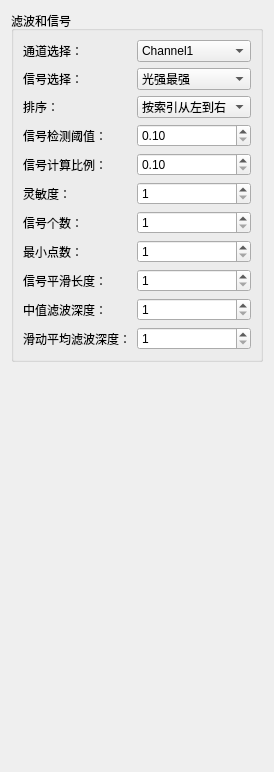
          <widget class="QWidget" name="tabSignalAndFilterMode">
           <attribute name="title">
            <string>信号饱和度</string>
           </attribute>
           <layout class="QGridLayout" name="gridLayout_12">
            <item row="0" column="0">
             <widget class="QGroupBox" name="groupBoxFilterAndSignal">
              <property name="title">
               <string>滤波和信号</string>
              </property>
              <layout class="QGridLayout" name="gridLayout_26">
               <item row="0" column="0">
                <widget class="QLabel" name="label_15">
                 <property name="text">
                  <string>通道选择：</string>
                 </property>
                </widget>
               </item>
               <item row="0" column="1">
                <widget class="QComboBox" name="comboBoxFilterAndSignalChannelSelect">
                 <item>
                  <property name="text">
                   <string>Channel1</string>
                  </property>
                 </item>
                 <item>
                  <property name="text">
                   <string>Channel2</string>
                  </property>
                 </item>
                 <item>
                  <property name="text">
                   <string>Channel3</string>
                  </property>
                 </item>
                 <item>
                  <property name="text">
                   <string>Channel4</string>
                  </property>
                 </item>
                </widget>
               </item>
               <item row="1" column="0">
                <widget class="QLabel" name="label_17">
                 <property name="text">
                  <string>信号选择：</string>
                 </property>
                </widget>
               </item>
               <item row="1" column="1">
                <widget class="QComboBox" name="comboBoxExportSignalSelect">
                 <item>
                  <property name="text">
                   <string>光强最强</string>
                  </property>
                 </item>
                 <item>
                  <property name="text">
                   <string>最近端信号</string>
                  </property>
                 </item>
                 <item>
                  <property name="text">
                   <string>最远端信号</string>
                  </property>
                 </item>
                </widget>
               </item>
               <item row="2" column="0">
                <widget class="QLabel" name="label_18">
                 <property name="text">
                  <string>排序：</string>
                 </property>
                </widget>
               </item>
               <item row="2" column="1">
                <widget class="QComboBox" name="comboBoxSignalSortSelect">
                 <item>
                  <property name="text">
                   <string>按索引从左到右</string>
                  </property>
                 </item>
                 <item>
                  <property name="text">
                   <string>从近端到远端</string>
                  </property>
                 </item>
                 <item>
                  <property name="text">
                   <string>从远端到近端</string>
                  </property>
                 </item>
                </widget>
               </item>
               <item row="3" column="0">
                <widget class="QLabel" name="label_22">
                 <property name="text">
                  <string>信号检测阈值：</string>
                 </property>
                </widget>
               </item>
               <item row="3" column="1">
                <widget class="QDoubleSpinBox" name="doubleSpinBoxSignalThresholdValue">
                 <property name="minimum">
                  <double>0.100000000000000</double>
                 </property>
                 <property name="maximum">
                  <double>100.000000000000000</double>
                 </property>
                 <property name="singleStep">
                  <double>0.100000000000000</double>
                 </property>
                </widget>
               </item>
               <item row="4" column="0">
                <widget class="QLabel" name="label_23">
                 <property name="text">
                  <string>信号计算比例：</string>
                 </property>
                </widget>
               </item>
               <item row="4" column="1">
                <widget class="QDoubleSpinBox" name="doubleSpinBoxSignalRatio">
                 <property name="minimum">
                  <double>0.100000000000000</double>
                 </property>
                 <property name="maximum">
                  <double>1.000000000000000</double>
                 </property>
                 <property name="singleStep">
                  <double>0.100000000000000</double>
                 </property>
                </widget>
               </item>
               <item row="5" column="0">
                <widget class="QLabel" name="label_24">
                 <property name="text">
                  <string>灵敏度：</string>
                 </property>
                </widget>
               </item>
               <item row="5" column="1">
                <widget class="QSpinBox" name="spinBoxSignalSensitivity">
                 <property name="minimum">
                  <number>1</number>
                 </property>
                 <property name="maximum">
                  <number>6</number>
                 </property>
                </widget>
               </item>
               <item row="6" column="0">
                <widget class="QLabel" name="label_25">
                 <property name="text">
                  <string>信号个数：</string>
                 </property>
                </widget>
               </item>
               <item row="6" column="1">
                <widget class="QSpinBox" name="spinBoxSignalCount">
                 <property name="minimum">
                  <number>1</number>
                 </property>
                 <property name="maximum">
                  <number>10</number>
                 </property>
                </widget>
               </item>
               <item row="7" column="0">
                <widget class="QLabel" name="label_26">
                 <property name="text">
                  <string>最小点数：</string>
                 </property>
                </widget>
               </item>
               <item row="7" column="1">
                <widget class="QSpinBox" name="spinBoxSignalMinNum">
                 <property name="minimum">
                  <number>1</number>
                 </property>
                 <property name="maximum">
                  <number>255</number>
                 </property>
                </widget>
               </item>
               <item row="8" column="0">
                <widget class="QLabel" name="label_27">
                 <property name="text">
                  <string>信号平滑长度：</string>
                 </property>
                </widget>
               </item>
               <item row="8" column="1">
                <widget class="QSpinBox" name="spinBoxSignalSmoothlength">
                 <property name="minimum">
                  <number>1</number>
                 </property>
                 <property name="maximum">
                  <number>255</number>
                 </property>
                </widget>
               </item>
               <item row="9" column="0">
                <widget class="QLabel" name="label_28">
                 <property name="text">
                  <string>中值滤波深度：</string>
                 </property>
                </widget>
               </item>
               <item row="9" column="1">
                <widget class="QSpinBox" name="spinBoxSignalMedianFilter">
                 <property name="minimum">
                  <number>1</number>
                 </property>
                 <property name="maximum">
                  <number>255</number>
                 </property>
                </widget>
               </item>
               <item row="10" column="0">
                <widget class="QLabel" name="label_29">
                 <property name="text">
                  <string>滑动平均滤波深度：</string>
                 </property>
                </widget>
               </item>
               <item row="10" column="1">
                <widget class="QSpinBox" name="spinBoxSignalAverageFilter">
                 <property name="minimum">
                  <number>1</number>
                 </property>
                 <property name="maximum">
                  <number>255</number>
                 </property>
                </widget>
               </item>
              </layout>
             </widget>
            </item>
            <item row="1" column="0">
             <spacer name="verticalSpacer_6">
              <property name="orientation">
               <enum>Qt::Orientation::Vertical</enum>
              </property>
              <property name="sizeHint" stdset="0">
               <size>
                <width>20</width>
                <height>399</height>
               </size>
              </property>
             </spacer>
            </item>
           </layout>
          </widget>
